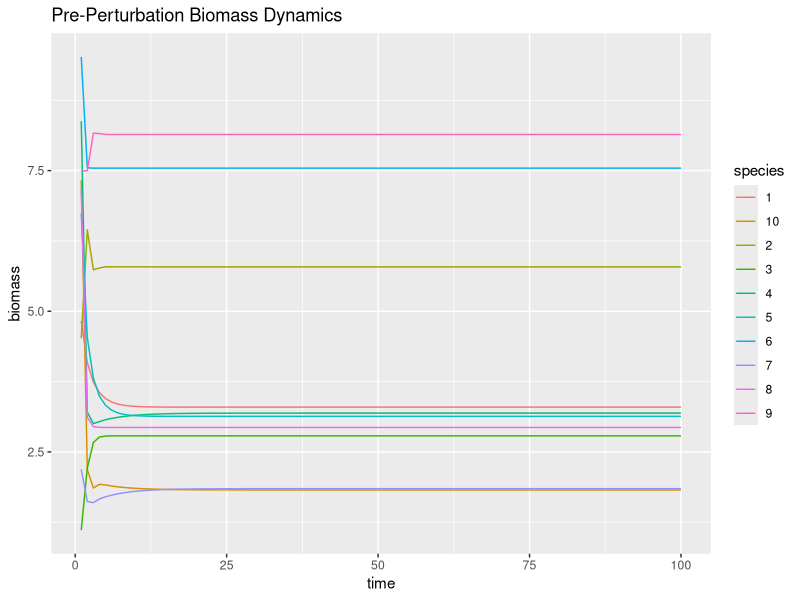
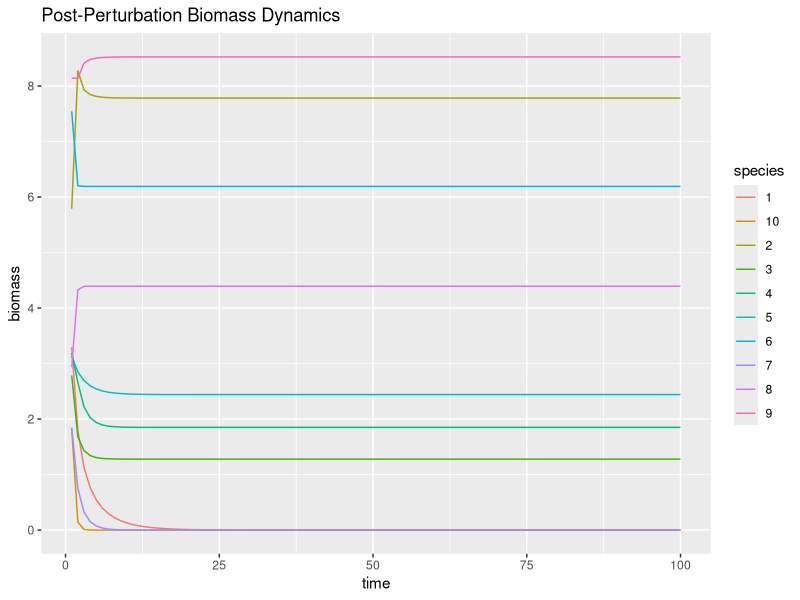

The R source for these figures, in order: (Note: this script raises an error after producing the figures.)
# Load necessary libraries
library(ggplot2)
library(deSolve)
library(Matrix)
library(dplyr)
library(tidyr)

# Define parameters for dynamic simulation
params <- list(
  S = 10, # number of species
  C = 0.2, # connectance of the food web
  aij_params = c(0, 0.5), # minimum and maximum interspecific effect of predation
  mu_delta_r = 0, # mean responses to perturbation
  sd_delta_r = 0.5, # sd of response to perturbation
  covMatrix_type = "positive", # type of covariance (mixed or all positive)
  sd_X = rep(1, 10), # standard deviations of responses for each species
  maxt = 100 # maximum time for dynamics
)

# Function to create a correlation matrix
createCorMat <- function(S, type){
  if (type == "positive"){
    cor <- runif((S*(S-1)/2), 0, 1)
  } else if (type == "mixed"){
    cor <- runif((S*(S-1)/2), -1, 1)
  } else {
    stop("type not defined")
  }
  corMat <- matrix(1, nrow = S, ncol = S)
  corMat[upper.tri(corMat)] <- cor
  corMat <- corMat * t(corMat)
  return(corMat)
}

# Function to simulate quantitative network
sim_quantitative_network <- function(Net_type, S, C, aij_params) {
  A <- matrix(0, S, S)
  n_pairs <- S * (S - 1) / 2
  B <- runif(n_pairs) <= C
  if (Net_type == "predator-prey") { 
    aij <- -abs(rnorm(n_pairs, aij_params[1], aij_params[2]))
    A[upper.tri(A)] <- B * aij
    A <- t(A)
    aij <- abs(rnorm(n_pairs, aij_params[1], aij_params[2]))
    A[upper.tri(A)] <- B * aij
  } 
  diag(A) <- -runif(S, min = 0, max = 1)
  while(max(Re(eigen(A)$values)) > 0){
    diag(A) <- -runif(S, min = 0, max = 1)
  }
  return(A)
}

# Function to simulate dynamics
fw.model <- function(t, B, params) {
  with(as.list(c(B, params)), {
    B[B < 10^-8] <- 0 
    B[B < 0] <- 0 # Prevent negative biomass
    dBdt <- (params$r + params$A %*% B) * B
    
    list(dBdt)
  })
}

simulate_dynamics_c <- function(params, model, init_biomass = runif(params$S, min = 1, max = 10)) {
  init_biomass <- as.numeric(init_biomass)
  times <- seq(from = 1, to = params$maxt)
  out <- deSolve::ode(
    y = init_biomass,
    times = times,
    func = fw.model,
    parms = params
  ) %>% as.data.frame()
  return(out)
}

# Function to simulate response
simulate_response <- function(S, C, aij_params, mu_delta_r, sd_delta_r, covMatrix_type, sd_X, maxt){
  corMat <- createCorMat(S, covMatrix_type)
  covMat <- as.matrix(Matrix::nearPD(sd_X %*% t(sd_X) * corMat)$mat)
  A <- sim_quantitative_network("predator-prey", S = S, C = C, aij_params = aij_params)
  
  # Simulate pre-perturbation equilibrium
  equilibrium_pre <- runif(S, 1, 10)
  r_pre <- -A %*% equilibrium_pre
  dyn_params <- list(A = A, r = r_pre, S = S, maxt = maxt) 
  pre_perturb <- simulate_dynamics_c(dyn_params, fw.model)
  equilibrium_pre <- as.numeric(pre_perturb[nrow(pre_perturb), -1])
  
  # Calculate response to perturbation
  delta_r <- MASS::mvrnorm(n = 1, mu = rnorm(S, mu_delta_r, sd_delta_r), Sigma = covMat, empirical = FALSE)
  dyn_params$r <- dyn_params$r + delta_r 
  
  # Simulate post-perturbation equilibrium
  post_perturb <- simulate_dynamics_c(dyn_params, fw.model, init_biomass = equilibrium_pre)
  equilibrium_post <- as.numeric(post_perturb[nrow(post_perturb), -1])
  
  df <- data.frame(species = paste0("sp", c(1:S)), X_pre = equilibrium_pre, X_post = equilibrium_post)
  return(list(df = df, pre_perturb = pre_perturb, post_perturb = post_perturb, Sigma = covMat))
}




########################################################## DEMONSTRATION

# Run the simulation for demonstration
result <- simulate_response(params$S, params$C, params$aij_params, params$mu_delta_r, params$sd_delta_r, params$covMatrix_type, params$sd_X, params$maxt)





# Plot species biomass dynamics
pre_perturb_long <- result$pre_perturb %>%
  pivot_longer(-time, names_to = "species", values_to = "biomass")

post_perturb_long <- result$post_perturb %>%
  pivot_longer(-time, names_to = "species", values_to = "biomass")

p1 <- ggplot(pre_perturb_long, aes(x = time, y = biomass, color = species)) +
  geom_line() +
  ggtitle("Pre-Perturbation Biomass Dynamics")

p2 <- ggplot(post_perturb_long, aes(x = time, y = biomass, color = species)) +
  geom_line() +
  ggtitle("Post-Perturbation Biomass Dynamics")

print(p1)
print(p2)

# Plot the covariance matrix
p3 <- result$Sigma %>%
  as_tibble() %>%
  rownames_to_column("Var1") %>%
  pivot_longer(-Var1, names_to = "Var2", values_to = "value") %>%
  ggplot(aes(Var1, Var2)) +
  geom_tile(aes(fill = value)) +
  scale_fill_distiller(palette = "RdBu", direction = -1, limits = c(-1,1)*max(abs(result$Sigma))) +
  ggtitle("Covariance Matrix")

print(p3)

########################################################## SIMULATION

# Save necessary data to make these plots
out <- data.frame()

params$mu_delta_r <- 0
params$sd_delta_r <- 0.1
for (i in 1:100){
  X <- with(params, simulate_response(S, C, aij_params, mu_delta_r, sd_delta_r, covMatrix_type, sd_X, maxt)$df)
  out <- rbind(
    out,
    data.frame(covtype = "positive", perturbation = "weak", sum_deltaX = sum(X$X_pre - X$X_post), sd_deltaX = sd(X$X_pre - X$X_post), X_pre = X$X_pre, X_post = X$X_post)
  )
}

params$mu_delta_r <- 0
params$sd_delta_r <- 0.5
for (i in 1:100){
  X <- with(params, simulate_response(S, C, aij_params, mu_delta_r, sd_delta_r, covMatrix_type, sd_X, maxt)$df)
  out <- rbind(
    out,
    data.frame(covtype = "positive", perturbation = "strong", sum_deltaX = sum(X$X_pre - X$X_post), sd_deltaX = sd(X$X_pre - X$X_post), X_pre = X$X_pre, X_post = X$X_post)
  )
}

params$covMatrix_type <- "mixed"
params$mu_delta_r <- 0
params$sd_delta_r <- 0.1
for (i in 1:100){
  X <- with(params, simulate_response(S, C, aij_params, mu_delta_r, sd_delta_r, covMatrix_type, sd_X, maxt)$df)
  out <- rbind(
    out,
    data.frame(covtype = "mixed", perturbation = "weak", sum_deltaX = sum(X$X_pre - X$X_post), sd_deltaX = sd(X$X_pre - X$X_post), X_pre = X$X_pre, X_post = X$X_post)
  )
}

params$mu_delta_r <- 0
params$sd_delta_r <- 0.5
for (i in 1:100){
  X <- with(params, simulate_response(S, C, aij_params, mu_delta_r, sd_delta_r, covMatrix_type, sd_X, maxt)$df)
  out <- rbind(
    out,
    data.frame(covtype = "mixed", perturbation = "strong", sum_deltaX = sum(X$X_pre - X$X_post), sd_deltaX = sd(X$X_pre - X$X_post), X_pre = X$X_pre, X_post = X$X_post)
  )
}

# Plot results of perturbation scenarios
p4 <- ggplot(out) +
  geom_boxplot(aes(x = covtype, y = sum_deltaX, fill = perturbation)) +
  lims(y = c(-100, 100)) +
  ggtitle("Sum of Biomass Changes Across Scenarios")

p5 <- ggplot(out) +
  geom_boxplot(aes(x = covtype, y = sd_deltaX, fill = perturbation)) +
  lims(y = c(0, 25)) +
  ggtitle("Standard Deviation of Biomass Changes Across Scenarios")

# Display scenario plots
print(p4)
print(p5)
